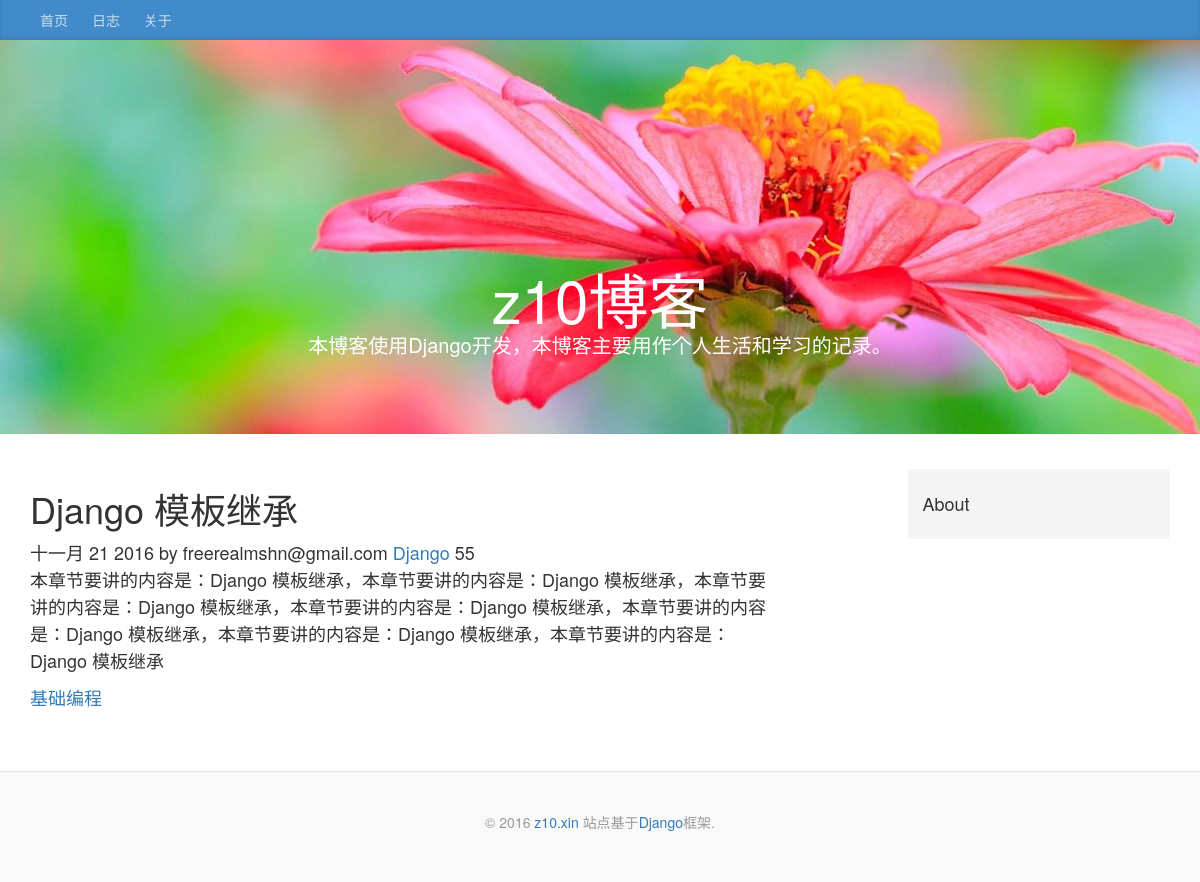
Screenshot of /blog/article/2 with the database file from the repository.
### blog/models.py (models this page shows, shortened)
class Article(models.Model):
    STATUS_CHOICES = (
        ('p', '发布'),
        ('t', '草稿'),
        ('d', '删除'),
    )
    title = models.CharField('标题', max_length=55)
    content = models.TextField('内容')
    status = models.CharField(
        '状态', max_length=1, choices=STATUS_CHOICES, default='p')
    pub_date = models.DateTimeField('发布时间', default=timezone.now)
    changed_date = models.DateTimeField('修改时间', auto_now=True)
    views = models.PositiveIntegerField('浏览量', default=0)
    author = models.ForeignKey(
        settings.AUTH_USER_MODEL,
        on_delete=models.CASCADE)
    tags = models.ManyToManyField('Tag', verbose_name='标签')
    category = models.ForeignKey(
        'Category', verbose_name='分类', blank=True, null=True, on_delete=models.SET_NULL)
    class Meta:
        verbose_name = '博客文章'
        verbose_name_plural = verbose_name
    def viewed(self):
        self.views += 1
        self.save(update_fields=['views'])

class Category(models.Model):
    title = models.CharField('分类', max_length=40)
    create_time = models.DateTimeField('创建时间', default=timezone.now)
    def __str__(self):
        return self.title
    class Meta:
        verbose_name = '文章分类'
        verbose_name_plural = verbose_name

class Tag(models.Model):
    name = models.CharField('标签', max_length=40)
    def __str__(self):
        return self.name
    class Meta:
        verbose_name = '文章标签'
        verbose_name_plural = verbose_name

### accounts/models.py (models this page shows, shortened)
class User(AbstractBaseUser, PermissionsMixin):
    email = models.EmailField('邮箱', unique=True, db_index=True)
    username = models.CharField(
        '用户名', max_length=75, unique=True)
    is_staff = models.BooleanField('职员身份', default=False)
    is_active = models.BooleanField('激活状态', default=True)
    date_joined = models.DateTimeField('注册时间', default=timezone.now)
    login_attempted = models.IntegerField('登录失败几次', default=0)
    update = models.DateTimeField('上次登录尝试', auto_now=True)
    secret = models.CharField('密匙', max_length=16, blank=True)
    verification_needed = models.BooleanField('启用登录验证', default=False)
    objects = UserManage()
    USERNAME_FIELD = 'email'
    REQUIRED_FIELDS = ['username']
    class Meta:
        verbose_name = '用户'
        verbose_name_plural = verbose_name

### blog/views.py (the view)
class ArticleDetailView(DetailView):
    model = Article
    template_name = 'blog/detail.html'
    context_object_name = 'articles'
    pk_url_kwarg = 'article_id'
    def get_object(self):
        obj = super(ArticleDetailView, self).get_object()
        if obj.status == 'p':
            obj.viewed()
            return obj

### home/context.py (called while the page is built)
def all_context(request):
    SITE_NAME = settings.SITE_NAME
    SITE_BLOG_DES = settings.SITE_BLOG_DES
    SITE_URL = settings.SITE_URL
    return locals()

### blog/templates/blog/detail.html (shortened to what this page needs)
{% extends "blog/base.html" %}
{% block content %}
<div class="col-sm-8 blog-main">
    {% if articles %}
        <div class="blog-post">
            <h1>{{ articles.title }}</h1>
        {{ articles.pub_date | date:"M j Y" }} by {{ articles.author}}
        <a href="{% url 'blog:category' articles.category_id %}">{{ articles.category }}</a>
        {{ articles.views }}
        <p>{{ articles.content }}</p>
        {% if articles.tags.all %}
            {% for tag in articles.tags.all %}
                <a href="{% url 'blog:tag' tag.id %}">{{ tag }}</a>
            {% endfor %}
        {% endif %}
        </div>
    {% endif %}
</div>
<div class="col-sm-3 col-sm-offset-1 blog-sidebar">
        <div class="sidebar-module sidebar-module-inset">
            <h4>About</h4>
        </div>
</div>
{% endblock content %}

### blog/static/css/style.css (style rules this page uses)
body { display: block; padding: 0; margin: 0; font-size: 14px; line-height: 1.428; }
.sidebar-module-inset { padding: 15px; background: #f5f5f5; border-radius: 4px; }
.blog-main { font-size: 18px; line-height: 1.5; }
.blog-post { margin-bottom: 60px; }

### rows the page displays
Article: title "Django 模板继承", pub_date "十一月 21 2016", author "freerealmshn@gmail.com", category "Django", views "55", content "本章节要讲的内容是：Django 模板继承，本章节要讲的内容是：Django 模板继承，本章节要讲的内容是：Django 模板继承，本章节要讲的内容是：Django 模板继承，本章节要讲的内容是：Django 模板继承，本章节要讲的内容是：Django 模板继承，本章节要讲的内容是：Django 模板继承"
Tag: name "基础编程"

### other values shown
{{ SITE_NAME }} "z10博客"
{{ SITE_BLOG_DES }} "本博客使用Django开发，本博客主要用作个人生活和学习的记录。"
